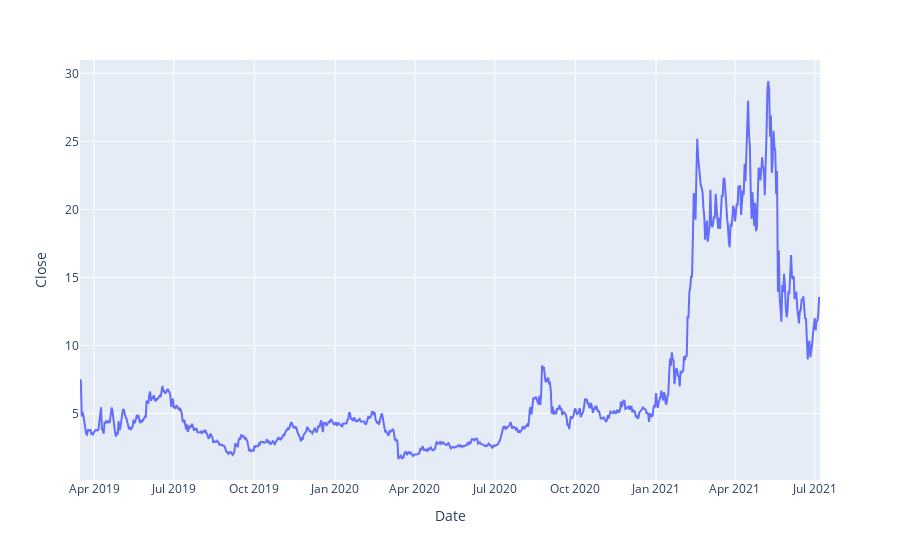

The notebook cell saved with this chart:
### Code cell
fig = px.line(data, x='Date', y="Close")
fig.show();

### Figure 1 — Plotly figure (JSON) as saved in the notebook; plotly's stock layout.template omitted (floating-point values rounded to 4 significant figures; data arrays with more than 128 entries replaced by an {"elided": "..."} marker saying what was removed)
{"data": [{"hovertemplate": "Date=%{x}<br>Close=%{y}<extra></extra>", "legendgroup": "", "line": {"color": "#636efa", "dash": "solid"}, "marker": {"symbol": "circle"}, "mode": "lines", "name": "", "orientation": "v", "showlegend": false, "x": {"elided": "845 str values"}, "xaxis": "x", "y": {"elided": "845 float values"}, "yaxis": "y", "type": "scatter"}], "layout": {"xaxis": {"anchor": "y", "domain": [0, 1], "title": {"text": "Date"}}, "yaxis": {"anchor": "x", "domain": [0, 1], "title": {"text": "Close"}}, "legend": {"tracegroupgap": 0}, "margin": {"t": 60}}}
